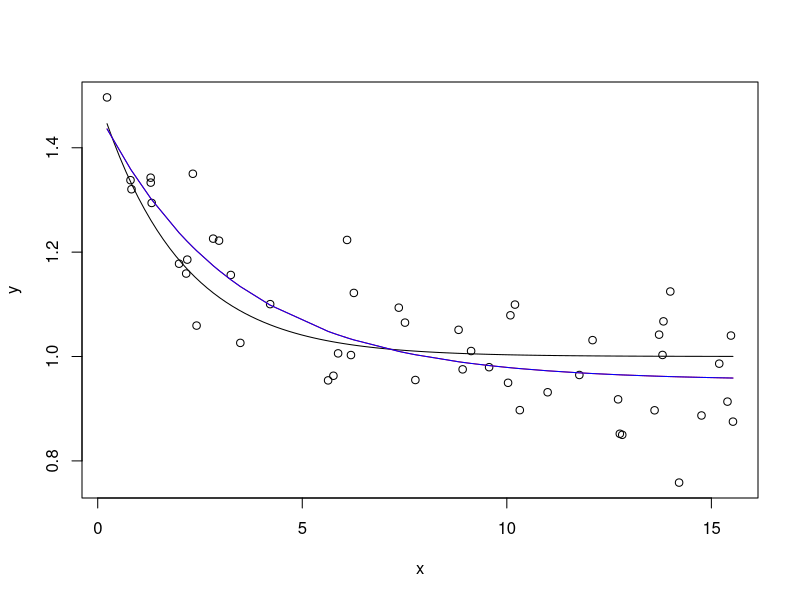
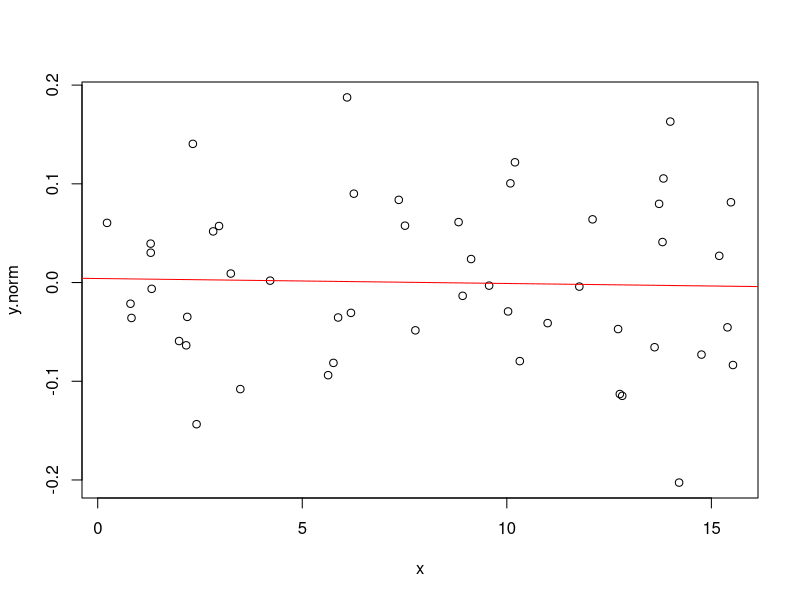

Source code (R) for these figures, in order:
# Color normalization (correct dye bias)
# Using parametric curve fitting

# Simulate MA plot with dye bias
# First, simulate A (average expression)
# Log base 2 gene intensities typically range from 3 to 16.
x <- runif(50, 0, 16)	# 50 obs random uniform dist: ranging from 0 to 16
# Second, simulate M (minus ratio), that relates to x in some in some non-linear fasion y = a + b * exp(-c * x)
y <- 1 + 0.5*exp(-0.5 * x) + rnorm(50, 0, 0.1)	# rnorm for random error (noise).

data <- data.frame(x, y)
rm(x,y)			# keep 'data', get rid of extraneous clutter

ls()
data
data <- data[order(data$x), ]	## ordering the data - just for clarity of illustration
data
attach(data)
plot(x, y)

curve(1 + .5*exp( -0.5*x ),add=T)	### overlay the curve that was used to generate our data
# If we don't know the curve, we need to estimate the parameters for the curve

# Try to 'recover' the curve using just the data, as in real life.
?nls
formula1 <- y ~ a + b * exp(-c * x) # ~ = modeled by

# In this example, there seems no advantage to profide the gradient.
# In other cases, there might be
# attr(formula1, "gradient") <- deriv(formula1, c("a", "b", "c") )
formula1

fit <- nls(formula1, data = data, start = list(a = 1, b = 1, c = 1) )	# arbitrary starting values
summary(fit)
# https://socserv.socsci.mcmaster.ca/jfox/Books/Companion/appendix/Appendix-Nonlinear-Regression.pdf
?SSasymp
fit1 <- nls(y ~ SSasymp(x, a, b, c), data = data) # Alternatively, we use self-starting function. Mind the model!
summary(fit1)

lines(x, predict(fit), col="red")
lines(x, predict(fit1), col = "blue")

# Eliminating bias in one of the channel
y.norm <- (y - predict(fit) )		# shift y's by fitted values
# Only normalizing one channel: usuallly the 'm' values for gene data.
plot(x, y.norm) # Now, nicely centered around zero
abline(lm(y.norm ~ x), col = "red")

# PROBLEM: With parametric, we usually do NOT know the underlying model!
# Usually use LOWESS: A locally weighted regression technique.
